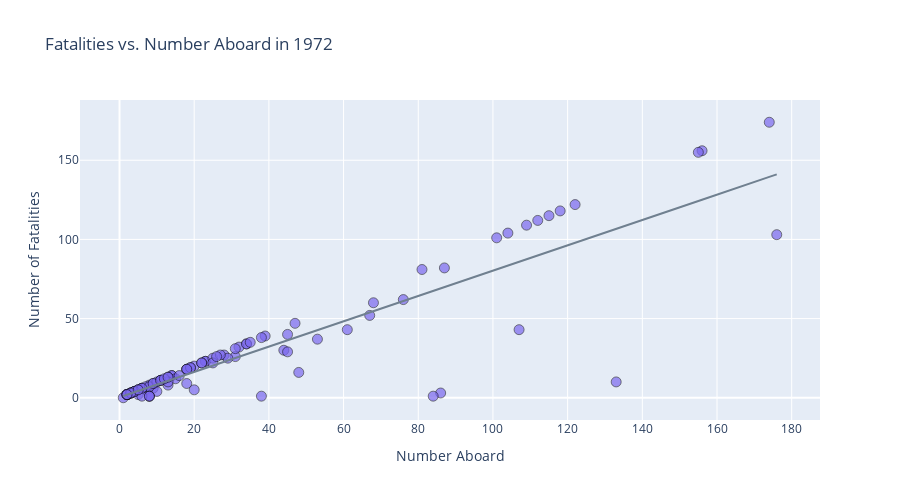
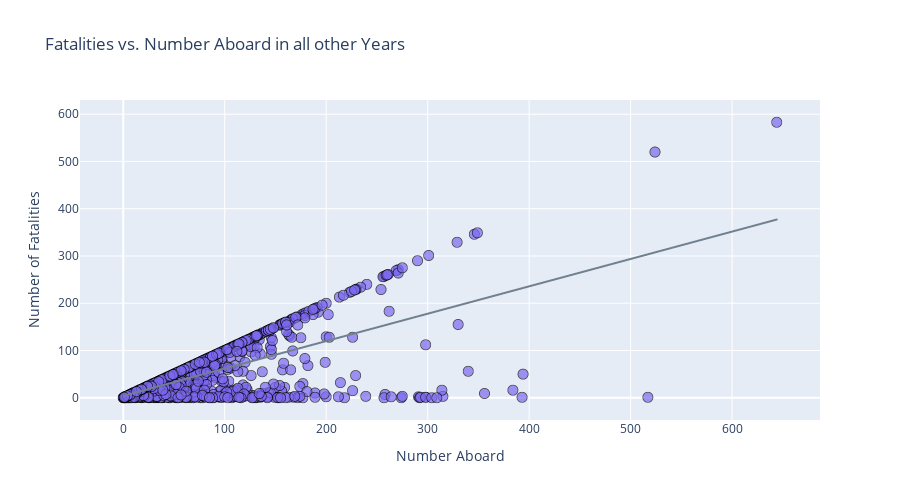

The notebook cell these images were saved under, in order:
### Markdown cell above
## Chances of Survival

### Code cell
# scatterplot of fatalities vs aboard: 1972
fig_1972 = px.scatter(crashes_1972, x = 'Aboard', y = 'Fatalities', title = 'Fatalities vs. Number Aboard in 1972',
                      labels={'Aboard': 'Number Aboard', 'Fatalities': 'Number of Fatalities'},
                      trendline = 'ols', trendline_color_override = 'slategrey')
fig_1972.update_traces(
    marker = dict(color = 'mediumslateblue', size = 10, opacity = 0.7,
                line = dict(width = 0.7, color = 'black')))
fig_1972.update_layout(width = 900, height = 500)


# create subset for every year excluding 1972
crashes_n_1972 = crashes[crashes['Year'] != 1972].copy()
# scatterplot of fatalities vs aboard: all other years
fig_all_years = px.scatter(crashes_n_1972, x = 'Aboard', y = 'Fatalities', title = 'Fatalities vs. Number Aboard in all other Years',
                           labels={'Aboard': 'Number Aboard', 'Fatalities': 'Number of Fatalities'},
                           trendline = 'ols', trendline_color_override = 'slategrey')
fig_all_years.update_traces(
    marker = dict(color = 'mediumslateblue', size = 10, opacity = 0.7,
                  line = dict(width = 0.7, color = 'black')))
fig_all_years.update_layout(width = 900, height = 500)

fig_1972.show()
fig_all_years.show()

### Figure 1 — Plotly figure (JSON) as saved in the notebook; plotly's stock layout.template omitted (floating-point values rounded to 4 significant figures)
{"data": [{"hovertemplate": "Number Aboard=%{x}<br>Number of Fatalities=%{y}<extra></extra>", "legendgroup": "", "marker": {"color": "mediumslateblue", "line": {"color": "black", "width": 0.7}, "opacity": 0.7, "size": 10, "symbol": "circle"}, "mode": "markers", "name": "", "orientation": "v", "showlegend": false, "type": "scatter", "x": [23, 104, 3, 8, 20, 39, 28, 9, 38, 2, 19, 23, 2, 7, 4, 8, 48, 5, 112, 22, 14, 2, 25, 18, 3, 107, 6, 10, 6, 18, 115, 7, 34, 9, 25, 13, 11, 18, 4, 2, 2, 14, 32, 3, 47, 87, 81, 5, 15, 122, 118, 20, 3, 13, 8, 5, 86, 10, 67, 19, 84, 38, 44, 18, 156, 31, 34, 29, 101, 4, 8, 11, 31, 1, 13, 6, 9, 109, 2, 174, 45, 4, 53, 8, 68, 27, 22, 35, 11, 76, 2, 155, 6, 12, 3, 26, 61, 2, 133, 16, 13, 45, 176, 5], "xaxis": "x", "y": [23, 104, 3, 1, 20, 39, 27, 6, 1, 2, 19, 23, 2, 5, 4, 8, 16, 5, 112, 22, 14, 2, 25, 18, 3, 43, 6, 4, 6, 18, 115, 7, 34, 9, 22, 8, 11, 9, 4, 2, 2, 14, 32, 3, 47, 82, 81, 5, 12, 122, 118, 5, 3, 13, 7, 2, 3, 10, 52, 19, 1, 38, 30, 18, 156, 26, 34, 25, 101, 4, 1, 11, 31, 0, 10, 1, 9, 109, 2, 174, 29, 4, 37, 1, 60, 27, 22, 35, 11, 62, 2, 155, 6, 12, 3, 26, 43, 2, 10, 14, 13, 40, 103, 5], "yaxis": "y"}, {"hovertemplate": "<b>OLS trendline</b><br>Fatalities = 0.799964 * Aboard + 0.280108<br>R<sup>2</sup>=0.791113<br><br>Number Aboard=%{x}<br>Number of Fatalities=%{y} <b>(trend)</b><extra></extra>", "legendgroup": "", "line": {"color": "slategrey"}, "marker": {"color": "mediumslateblue", "line": {"color": "black", "width": 0.7}, "opacity": 0.7, "size": 10, "symbol": "circle"}, "mode": "lines", "name": "", "showlegend": false, "type": "scatter", "x": [1, 2, 2, 2, 2, 2, 2, 2, 2, 3, 3, 3, 3, 3, 4, 4, 4, 4, 5, 5, 5, 5, 6, 6, 6, 6, 7, 7, 8, 8, 8, 8, 8, 9, 9, 9, 10, 10, 11, 11, 11, 12, 13, 13, 13, 13, 14, 14, 15, 16, 18, 18, 18, 18, 19, 19, 20, 20, 22, 22, 23, 23, 25, 25, 26, 27, 28, 29, 31, 31, 32, 34, 34, 35, 38, 38, 39, 44, 45, 45, 47, 48, 53, 61, 67, 68, 76, 81, 84, 86, 87, 101, 104, 107, 109, 112, 115, 118, 122, 133, 155, 156, 174, 176], "xaxis": "x", "y": [1.08, 1.88, 1.88, 1.88, 1.88, 1.88, 1.88, 1.88, 1.88, 2.68, 2.68, 2.68, 2.68, 2.68, 3.48, 3.48, 3.48, 3.48, 4.28, 4.28, 4.28, 4.28, 5.08, 5.08, 5.08, 5.08, 5.88, 5.88, 6.68, 6.68, 6.68, 6.68, 6.68, 7.48, 7.48, 7.48, 8.28, 8.28, 9.08, 9.08, 9.08, 9.88, 10.68, 10.68, 10.68, 10.68, 11.48, 11.48, 12.28, 13.08, 14.68, 14.68, 14.68, 14.68, 15.48, 15.48, 16.28, 16.28, 17.88, 17.88, 18.68, 18.68, 20.28, 20.28, 21.08, 21.88, 22.68, 23.48, 25.08, 25.08, 25.88, 27.48, 27.48, 28.28, 30.68, 30.68, 31.48, 35.48, 36.28, 36.28, 37.88, 38.68, 42.68, 49.08, 53.88, 54.68, 61.08, 65.08, 67.48, 69.08, 69.88, 81.08, 83.48, 85.88, 87.48, 89.88, 92.28, 94.68, 97.88, 106.7, 124.3, 125.1, 139.5, 141.1], "yaxis": "y"}], "layout": {"height": 500, "legend": {"tracegroupgap": 0}, "title": {"text": "Fatalities vs. Number Aboard in 1972"}, "width": 900, "xaxis": {"anchor": "y", "domain": [0, 1], "title": {"text": "Number Aboard"}}, "yaxis": {"anchor": "x", "domain": [0, 1], "title": {"text": "Number of Fatalities"}}}}

### Figure 2 — Plotly figure (JSON) as saved in the notebook; plotly's stock layout.template omitted (floating-point values rounded to 4 significant figures; data arrays with more than 128 entries replaced by an {"elided": "..."} marker saying what was removed)
{"data": [{"hovertemplate": "Number Aboard=%{x}<br>Number of Fatalities=%{y}<extra></extra>", "legendgroup": "", "marker": {"color": "mediumslateblue", "line": {"color": "black", "width": 0.7}, "opacity": 0.7, "size": 10, "symbol": "circle"}, "mode": "markers", "name": "", "showlegend": false, "type": "scattergl", "x": {"elided": "5164 int values"}, "xaxis": "x", "y": {"elided": "5164 int values"}, "yaxis": "y"}, {"hovertemplate": "<b>OLS trendline</b><br>Fatalities = 0.579307 * Aboard + 4.04267<br>R<sup>2</sup>=0.568879<br><br>Number Aboard=%{x}<br>Number of Fatalities=%{y} <b>(trend)</b><extra></extra>", "legendgroup": "", "line": {"color": "slategrey"}, "marker": {"color": "mediumslateblue", "line": {"color": "black", "width": 0.7}, "opacity": 0.7, "size": 10, "symbol": "circle"}, "mode": "lines", "name": "", "showlegend": false, "type": "scattergl", "x": {"elided": "5142 int values"}, "xaxis": "x", "y": {"elided": "5142 float values"}, "yaxis": "y"}], "layout": {"height": 500, "legend": {"tracegroupgap": 0}, "title": {"text": "Fatalities vs. Number Aboard in all other Years"}, "width": 900, "xaxis": {"anchor": "y", "domain": [0, 1], "title": {"text": "Number Aboard"}}, "yaxis": {"anchor": "x", "domain": [0, 1], "title": {"text": "Number of Fatalities"}}}}
